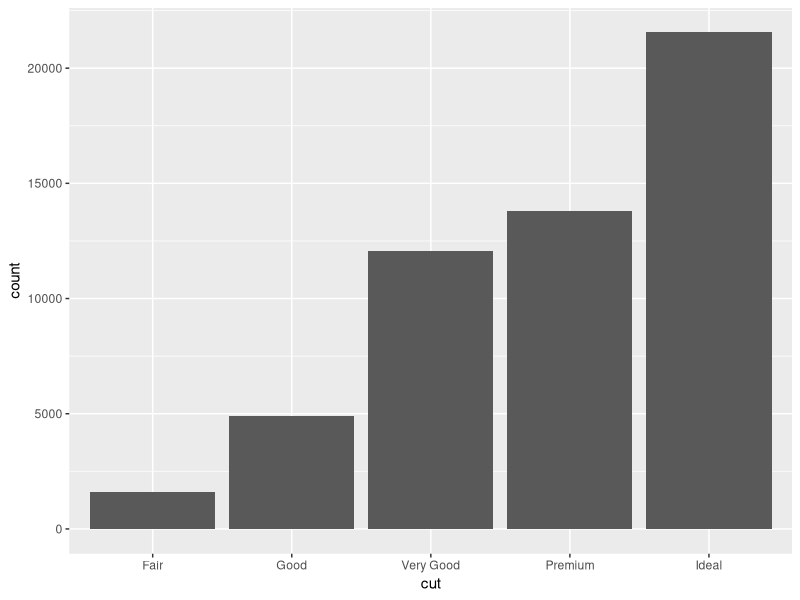
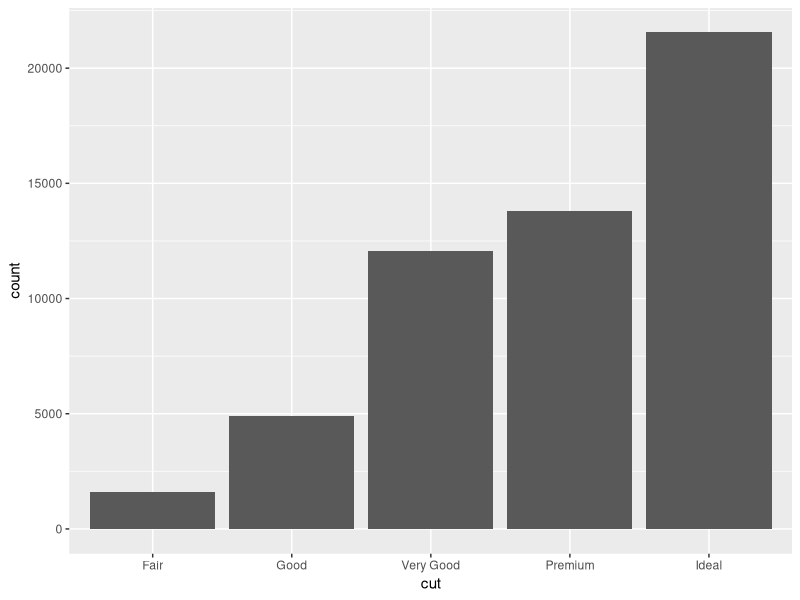
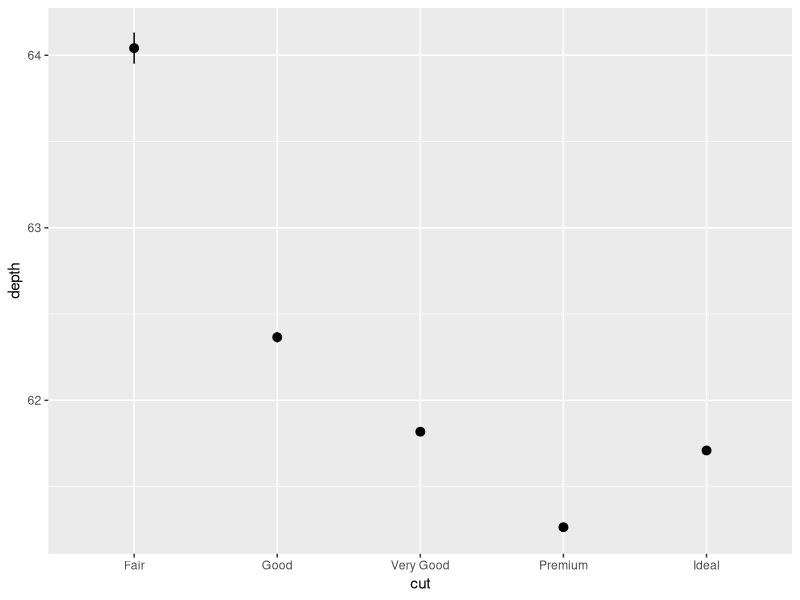

These figures' R source, in order:
# Exercise 2: More ggplot2 Grammar

# Install and load `ggplot2`
# install.packages("ggplot2") # if needed
library(ggplot2)

# For this exercise you will again be working with the `diamonds` data set.
# Use `?diamonds` to review details about this data set



## Statistical Transformations

# Draw a bar chart of the diamonds data, organized by cut
# The height of each bar is based on the "count" (number) of diamonds with that cut
ggplot(data = diamonds) + geom_bar(mapping = aes(x = cut))

# Use the `stat_count` to apply the statistical transformation "count" to the diamonds
# by cut. You do not need a separate geometry layer!
ggplot(data = diamonds) + stat_count(mapping = aes(x = cut))

# Use the `stat_summary` function to draw a chart with a summary layer.
# Map the x-position to diamond `cut`, and the y-position to diamond `depth`
# Bonus: use `min` as the function ymin, `max` as the function ymax, and `median` as the function y
ggplot(data = diamonds) + stat_summary(mapping = aes(x = cut, y = depth))


## Position Adjustments

# Draw a bar chart of diamond data organized by cut, with each bar filled by clarity.
# You should see a _stacked_ bar chart.


# Draw the same chart again, but with each element positioned to "fill" the y axis


# Draw the same chart again, but with each element positioned to "dodge" each other


# Draw a plot with point geometry with the x-position mapped to `cut` and the y-position mapped to `clarity`
# This creates a "grid" grouping the points


# Use the "jitter" position adjustment to keep the points from all overlapping!
# (This works a little better with a sample of diamond data, such as from the previous exercise).



## Scales

# Draw a "boxplot" (with `geom_boxplot()`) for the diamond's price (y) by color (x)


# This has a lot of outliers, making it harder to read. To fix this, draw the same plot but
# with a _logarithmic_ scale for the y axis.


# For another version, draw the same plot but with `violin` geometry instead of `boxplot` geometry!
# How does the logarithmic scale change the data presentation?


# Another interesting plot: draw a plot of the diamonds price (y) by carat (x), using a heatmap of 2d bins
# (geom_bin2d)
# What happens when you make the x and y channels scale logarithmically?


# Draw a scatter plot for the diamonds  price (y) by carat (x). Color each point by the clarity
# (Remember, this will take a while. Use a sample of the diamonds for faster results)


# Change the color of the previous plot using a ColorBrewer scale of your choice. What looks nice?



## Coordinate Systems

# Draw a bar chart with x-position and fill color BOTH mapped to cut
# For best results, SET the `width` of the geometry to be 1 (fill plot, no space between)
# You can save this to a variable for easier modifications


# Draw the same chart, but with the coordinate system flipped


# Draw the same chart, but in a polar coordinate system. Now you have a Coxcomb chart!



## Facets

# Take the scatter plot of price by carat data (colored by clarity) and add _facets_ based on
# the diamond's `color`



## Saving Plots

# Use the `ggsave()` function to save one of your plots (the most recent one generated) to disk.
# Name the output file "my-plot.png".
# Make sure you've set the working directory!!
